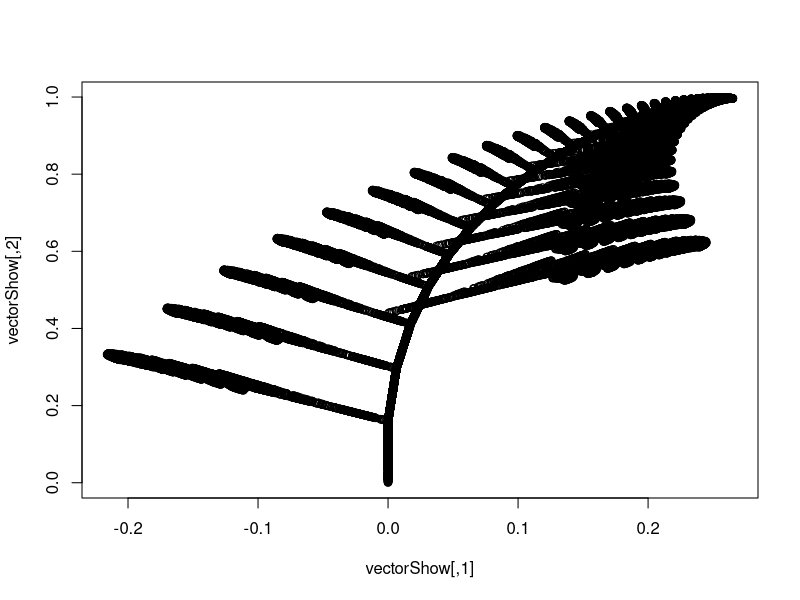
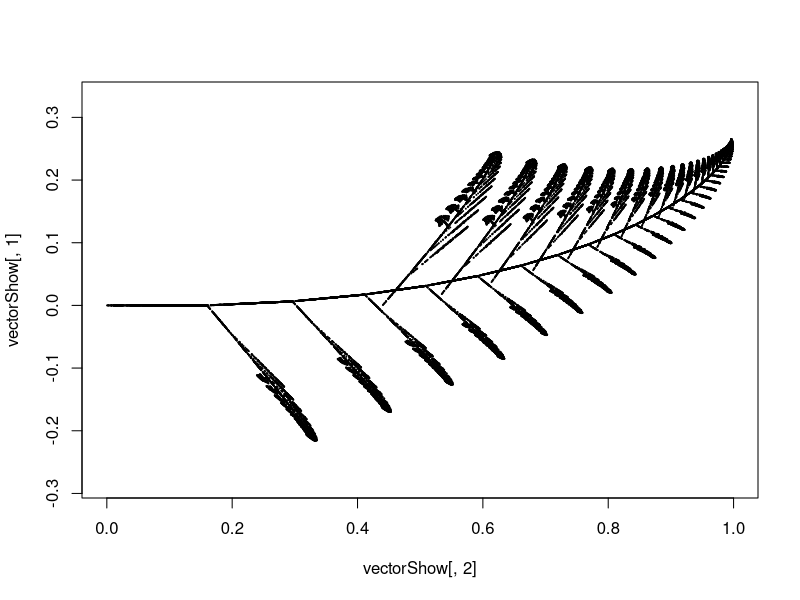

Recreate these plots in R, in order.
## ---- chunk 1
n0 = matrix( c( 0, 0, 0, 0.16), nrow=2, ncol=2, byrow = TRUE )
n1 = matrix( c( 0.85, 0.04, -0.04, 0.85), nrow=2, ncol=2, byrow = TRUE )
n2 = matrix( c( 0.2, -0.26, -0.23, 0.22), nrow=2, ncol=2, byrow = TRUE )
n3 = matrix( c( -0.15, 0.28, -0.26, 0.24), nrow=2, ncol=2, byrow = TRUE )
p = matrix( c(0,0), nrow=2, ncol=1, byrow = TRUE)

xais = 2
yais = 40000
vectorShow = matrix (nrow = yais, ncol = xais )

probab = seq(1,40000)
probab = runif( 40000, 0, 1)
## ---- chunk 2

for (i in 1:40000){
  if (probab[i]*100 <= 5 & probab[i]*100 > 0) {
    p = n0 %*% p
    vectorShow[i,] = p[,1]
  } else if (probab[i]*100 > 5 & probab[i]*100 <= 86){
    p = n1 %*% p + matrix( c(0, 0.16), nrow=2, ncol=1, byrow = TRUE)
    vectorShow[i,] = p[,1]
  } else if(probab[i]*100 > 86 & probab[i]*100 <= 93){
    p = n2 %*% p + matrix( c(0, 0.16), nrow=2, ncol=1, byrow = TRUE)
    vectorShow[i,] = p[,1]
  } else if (probab[i]*100 > 93 & probab[i]*100 <= 100) {
    p = n3 %*% p + matrix( c(0, 0.44), nrow=2, ncol=1, byrow = TRUE)
    vectorShow[i,] = p[,1]
  }
}
  
plot(vectorShow)
## ---- chunk 3
plot(x = vectorShow[, 2], y = vectorShow[, 1], plt = c(0, 10, -5, 5), cex = 0.1, asp = 1)
